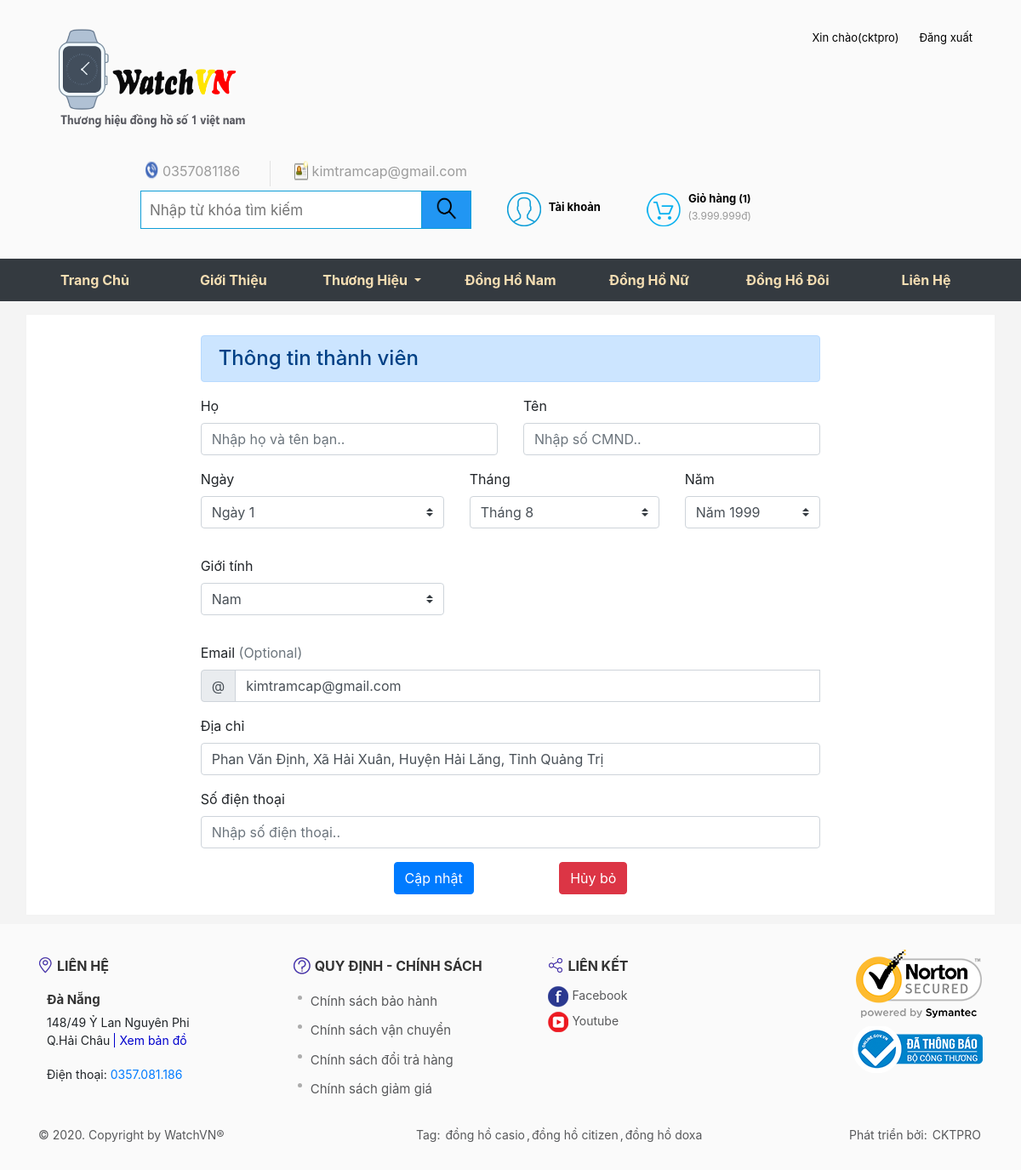
Page /?menu=sua_tt_thanh_vien (signed in) on the committed database.
### tables this page shows
CREATE TABLE `thanh_vien` (
  `ma_kh` int(11) NOT NULL,
  `username` char(9) NOT NULL,
  `password` varchar(80) NOT NULL,
  `hoten` varchar(60) NOT NULL,
  `ngaysinh` date DEFAULT NULL,
  `gioitinh` varchar(10) DEFAULT NULL,
  `email` varchar(80) DEFAULT NULL,
  `sdt` char(11) DEFAULT NULL,
  `diachi` varchar(100) DEFAULT NULL,
  `ngay_dang_ky` timestamp NOT NULL DEFAULT current_timestamp()
);

### chuc_nang/dang_ky_dang_nhap/sua_tt_thanh_vien.php (the view, shortened to what this page needs)
<?php
include('connect.php');
$sl = "select * from thanh_vien where username='" . $_SESSION['username'] . "'";
$exec = mysqli_query($connect, $sl);
$row = mysqli_fetch_array($exec);
$ngaysinh = $row['ngaysinh'];
$array = explode("-", $ngaysinh);
$nam = $array[0];
$thang = $array[1];
$ngay = $array[2];
?>
<div class="main_container px-0">
	<div class="col-md-8 order-md-1 mx-auto my-4">
		<h4 class="alert alert-primary mb-3">Thông tin thành viên</h4>
		<form action="?menu=exec_sua_tt_thanh_vien" method="post" id="form_update">
			<div class="row">
				<div class="col-md-6 mb-3">
					<label for="hoten">Họ</label>
					<input type="text" name="hoten" id="hoten" class="form-control" placeholder="Nhập họ và tên bạn.." value="<?php echo $row['first_name']; ?>" required>
				</div>
				<div class="col-md-6 mb-3">
					<label for="cmnd">Tên</label>
					<input required type="text" name="cmnd" id="cmnd" class="form-control" placeholder="Nhập số CMND.." value="<?php echo $row['last_name']; ?>">
				</div>
			</div>
			<div class="mb-3">
				<div class="row">
					<div class="col-md-5 mb-3">
						<label for="country">Ngày</label>
						<select class="custom-select d-block w-100" name="ngay" id="ngaysinh" required="">
							<?php for ($i = 1; $i <= 31; $i++) { ?>
								<option value="<?php echo $i; ?>" <?php if ($i == $ngay) {
																		echo "selected";
																	} ?>><?php echo "Ngày " . $i; ?></option>
							<?php } ?>
						</select>
					</div>
					<div class="col-md-4 mb-3">
						<label for="state">Tháng</label>
						<select class="custom-select d-block w-100" name="thang" required="">
							<?php for ($j = 1; $j <= 12; $j++) { ?>
								<option value="<?php echo $j; ?>" <?php if ($j == $thang) {
																		echo "selected";
																	} ?>><?php echo "Tháng " . $j; ?></option>
							<?php } ?>
						</select>
					</div>
					<div class="col-md-3 mb-3">
						<label for="zip">Năm</label>
						<select class="custom-select d-block w-100" name="nam" id="">
							<?php for ($y = 1946; $y <= date('Y'); $y++) { ?>
								<option value="<?php echo $y; ?>" <?php if ($y == $nam) {
																		echo "selected";
																	} ?>><?php echo "Năm " . $y; ?></option>
							<?php } ?>
						</select>
					</div>
				</div>
			</div>
			<div class="mb-3">
				<div class="row">
					<div class="col-md-5 mb-3">
						<label for="country">Giới tính</label>
						<select class="custom-select d-block w-100" name="gioitinh" id="gioitinh" required="">
						<option value="Nam" <?php if ($row['gioitinh'] == "Nam") {
													echo "selected";
												} ?>>Nam</option>
						</select>
					</div>
				</div>
			</div>
			<div class="mb-3">
				<label for="email">Email <span class="text-muted">(Optional)</span></label>
				<div class="input-group">
					<div class="input-group-prepend">
						<span class="input-group-text">@</span>
					</div>
					<input type="email" name="email" id="email" class="form-control" placeholder="Nhập địa chỉ Email.." value="<?php echo $row['email']; ?>" required>
				</div>
			</div>
			<div class="mb-3">
				<label for="address">Địa chỉ</label>
				<input type="text" name="diachi" id="diachi" class="form-control" placeholder="Tổ, thôn...." value="<?php echo $row['diachi']; ?>" required>
			</div>
			<div class="mb-3">
				<label for="sdt">Số điện thoại</label>
				<td><input type="text" name="sdt" id="sdt" class="form-control" placeholder="Nhập số điện thoại.." value="<?php echo $row['sdt_kh']; ?>" required>
			</div>
			<div class="row">
				<div class="col text-center">
				<input type="submit" class="btn btn-primary mr-5" name="submit" value="Cập nhật">
				<input type="submit" class="btn btn-danger ml-5" name="cancel" value="Hủy bỏ">
				</div>
			</div>
		</form>
	</div>
</div>

### styles.css (style rules this page uses)
* { text-decoration: none !important; margin: 0; padding: 0; box-sizing: border-box; outline: none; }
.main_container { width: 1140px; margin: auto; margin-top: 15px; overflow: hidden; background-color: #fff; border: 1px solid #f3f3f3; margin-bottom: 10px; }

### rows in the picture
thanh_vien: ngay "Ngày 1", thang "Tháng 8", nam "Năm 1999", gioitinh "Nam", email "kimtramcap@gmail.com", diachi "Phan Văn Định, Xã Hải Xuân, Huyện Hải Lăng, Tỉnh Quảng Trị"

### other values in the picture
$_SESSION['username'] "cktpro"
$cart "1"
$tg "3.999.999"
